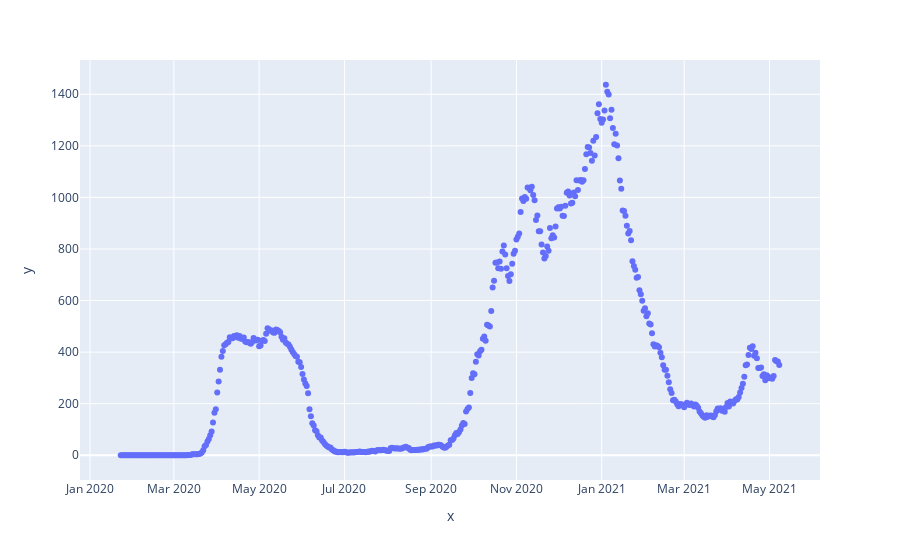

Notebook code cell kept with this figure:
### Code cell
import plotly.express as px
test = regions.loc[regions["Croisement"]=="RSS04"]
px.scatter(x = test["Date"], y=test["act_cum_tot_n"])

### Figure 1 — Plotly figure (JSON) as saved in the notebook; plotly's stock layout.template omitted (floating-point values rounded to 4 significant figures; data arrays with more than 128 entries replaced by an {"elided": "..."} marker saying what was removed)
{"data": [{"hovertemplate": "x=%{x}<br>y=%{y}<extra></extra>", "legendgroup": "", "marker": {"color": "#636efa", "symbol": "circle"}, "mode": "markers", "name": "", "orientation": "v", "showlegend": false, "type": "scatter", "x": {"elided": "472 str values"}, "xaxis": "x", "y": {"elided": "472 int values"}, "yaxis": "y"}], "layout": {"legend": {"tracegroupgap": 0}, "margin": {"t": 60}, "xaxis": {"anchor": "y", "domain": [0, 1], "title": {"text": "x"}}, "yaxis": {"anchor": "x", "domain": [0, 1], "title": {"text": "y"}}}}
